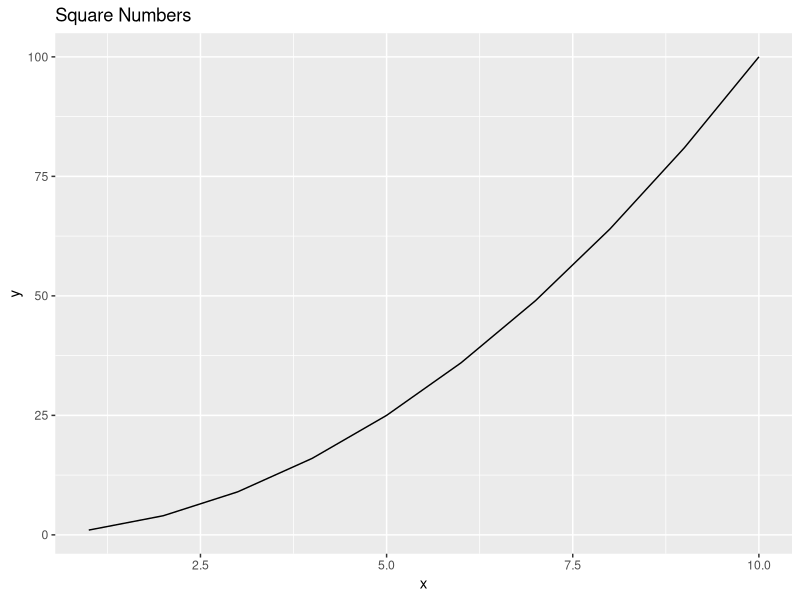

Recreate this plot in R.
library(ggplot2)

data <- data.frame(
  x = 1:10,
  y = (1:10)^2
)

ggplot(data, aes(x = x, y = y)) +
  geom_line() +
  ggtitle("Square Numbers")

